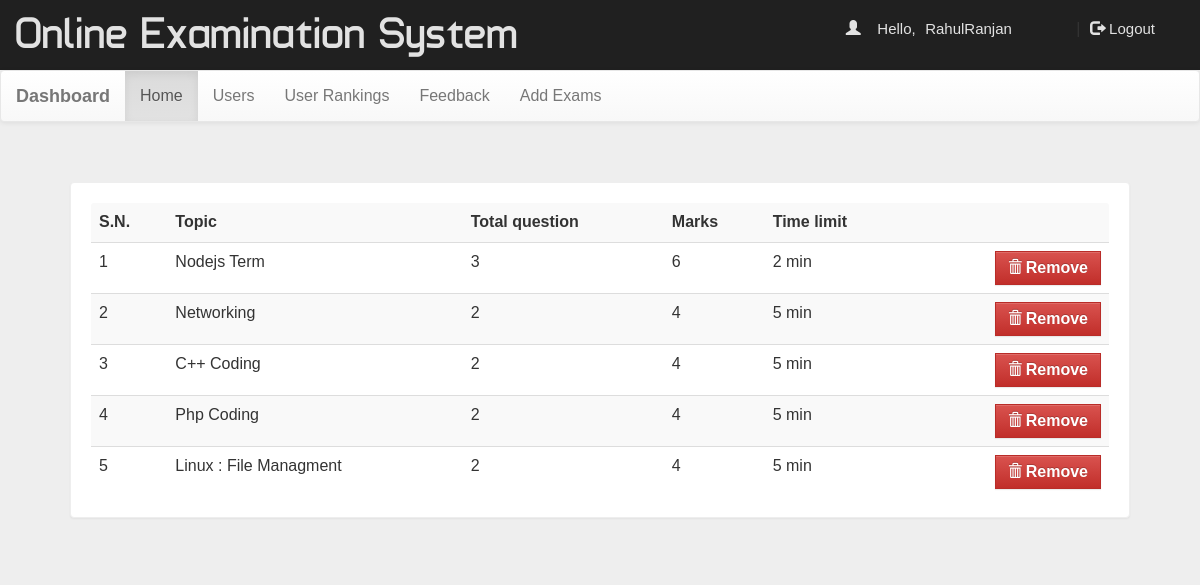
/dash.php (signed in), run on the app's committed database.
### tables this page shows
CREATE TABLE `quiz` (
  `eid` text NOT NULL,
  `title` varchar(100) NOT NULL,
  `sahi` int(11) NOT NULL,
  `wrong` int(11) NOT NULL,
  `total` int(11) NOT NULL,
  `time` bigint(20) NOT NULL,
  `intro` text NOT NULL,
  `tag` varchar(100) NOT NULL,
  `date` timestamp NOT NULL DEFAULT current_timestamp() ON UPDATE current_timestamp()
);

### dash.php (the view, shortened to what this page needs)
<!DOCTYPE html PUBLIC "-//W3C//DTD XHTML 1.0 Transitional//EN" "http://www.w3.org/TR/xhtml1/DTD/xhtml1-transitional.dtd">
<html xmlns="http://www.w3.org/1999/xhtml">
<head>
<link  rel="stylesheet" href="css/bootstrap.min.css"/>
 <link  rel="stylesheet" href="css/bootstrap-theme.min.css"/>
 <link rel="stylesheet" href="css/main.css">
 <link  rel="stylesheet" href="css/font.css">
</head>
<body  style="background:#eee;">
<div class="header">
<div class="row">
<div class="col-lg-6">
<span class="logo">Online Examination System</span></div>
<?php
 include_once 'dbConnection.php';
  if(!(isset($_SESSION['email']))){
header("location:index.php");
}
else
{
$name = $_SESSION['name'];
echo '<span class="pull-right top title1" ><span class="log1"><span class="glyphicon glyphicon-user" aria-hidden="true"></span>&nbsp;&nbsp;&nbsp;&nbsp;Hello,</span> <a href="#" class="log log1">'.$name.'</a>&nbsp;|&nbsp;<a href="logout.php?q=account.php" class="log"><span class="glyphicon glyphicon-log-out" aria-hidden="true"></span>&nbsp;Logout</button></a></span>';
}?>
</div></div>
<nav class="navbar navbar-default title1">
  <div class="container-fluid">
    <div class="navbar-header">
      <a class="navbar-brand" href="dash.php?q=0"><b>Dashboard</b></a>
    </div>
    <div class="collapse navbar-collapse" id="bs-example-navbar-collapse-1">
      <ul class="nav navbar-nav">
        <li <?php if(@$_GET['q']==0) echo'class="active"'; ?>><a href="dash.php?q=0">Home<span class="sr-only">(current)</span></a></li>
        <li <?php if(@$_GET['q']==1) echo'class="active"'; ?>><a href="dash.php?q=1">Users</a></li>
		<li <?php if(@$_GET['q']==2) echo'class="active"'; ?>><a href="dash.php?q=2">User Rankings</a></li>
    <li <?php if(@$_GET['q']==3) echo'class="active"'; ?>><a href="dash.php?q=3">Feedback</a></li>
    <li <?php if(@$_GET['q']==4) echo'class="active"'; ?>><a href="dash.php?q=4">Add Exams</a></li>
      </ul>
          </div>
  </div>
</nav>
<div class="container">
<div class="row">
<div class="col-md-12">
<?php if(@$_GET['q']==0) {
$result = mysqli_query($con,"SELECT * FROM quiz ORDER BY date DESC") or die('Error');
echo  '<div class="panel"><table class="table table-striped title1">
<tr><td><b>S.N.</b></td><td><b>Topic</b></td><td><b>Total question</b></td><td><b>Marks</b></td><td><b>Time limit</b></td><td></td></tr>';
$c=1;
while($row = mysqli_fetch_array($result)) {
	$title = $row['title'];
	$total = $row['total'];
	$sahi = $row['sahi'];
    $time = $row['time'];
	$eid = $row['eid'];
	echo '<tr><td>'.$c++.'</td><td>'.$title.'</td><td>'.$total.'</td><td>'.$sahi*$total.'</td><td>'.$time.'&nbsp;min</td>
	<td><b><a href="update.php?q=rmquiz&eid='.$eid.'" class="pull-right btn btn-danger" style="margin:0px; border-radius:0%;"><span class="glyphicon glyphicon-trash"  aria-hidden="true"></span>&nbsp;<span class="title1"><b>Remove</b></span></a></b></td></tr>';
}
echo '</table></div>';
}
?>
</div>
</div></div>
</body>
</html>

### css/main.css (style rules this page uses)
body { overflow-x: hidden; width: 100%; font: 15px "Century Gothic", "Times Roman", sans-serif; background: #eee; min-height: 550px; background-attachment: fixed; }
.panel { border-color: #eee; margin: 40px; padding: 20px; font: 15px "Century Gothic", "Times Roman", sans-serif; }
.header { background: #202020; height: 70px; }
.logo { font-family: "typo"; font-size: 45px; color: #e2e2e2; margin: 15px; }
.title1 { font: 16px "Century Gothic", "Times Roman", sans-serif; }
.top { margin-top: 20px; }
.log1 { font: 15px "Ubuntu", sans-serif; color: #e2e2e2; margin-left: 10px; }
.log { margin: 10px; margin-right: 60px; margin-left: 5px; color: #e2e2e2; text-decoration: none; font-size: 20px; font-size: 15px; }

### data on the page
quiz: title "Nodejs Term", total "3", $sahi*$total "6", time "2"
quiz: title "Networking", total "2", $sahi*$total "4", time "5"
quiz: title "C++ Coding", total "2", $sahi*$total "4", time "5"
quiz: title "Php Coding", total "2", $sahi*$total "4", time "5"
quiz: title "Linux : File Managment", total "2", $sahi*$total "4", time "5"

### other printed values
$name "RahulRanjan"
